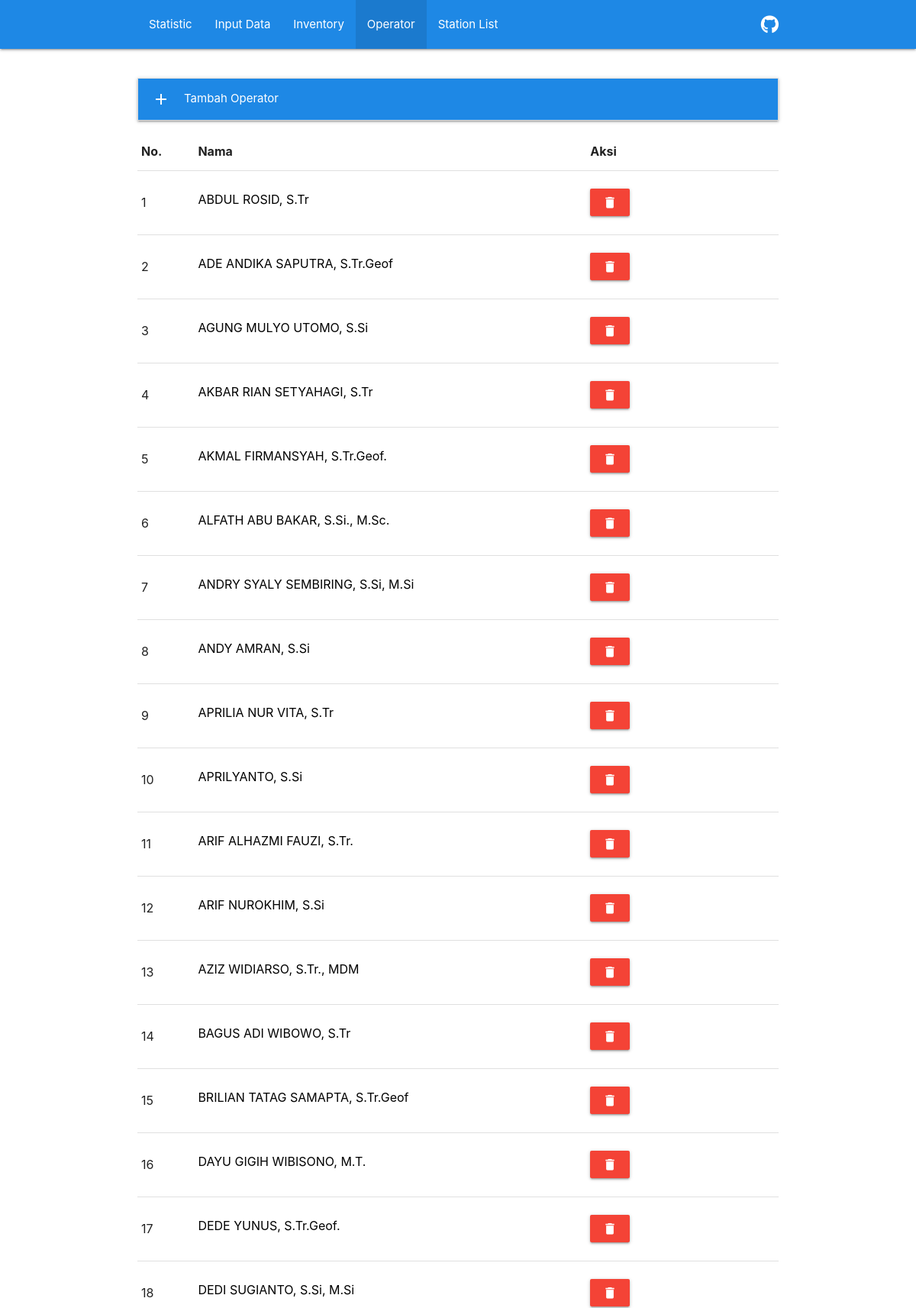
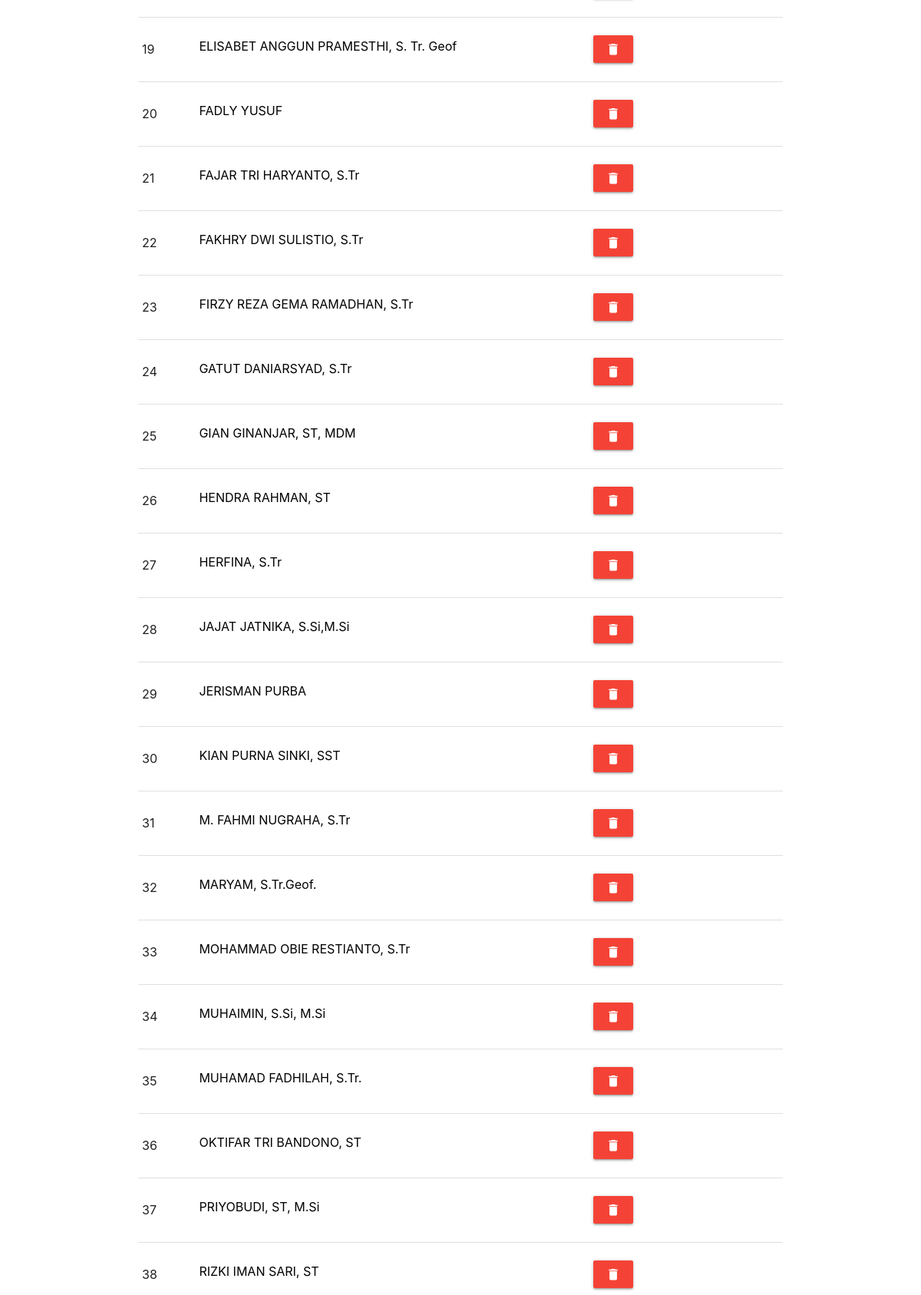
Screenshot of /checklist-seiscomp/operator_view (upper part) with the database file from the repository (2 pictures, top to bottom).
### ChecklistSeiscomp/models.py (models this page shows, shortened)
class OperatorModel(models.Model):
    name = models.CharField(max_length=100)

### ChecklistSeiscomp/views.py (the view)
# urls.py: path('operator_view', views.operator_view, name='operator_view'),
def operator_view(request):
    context = {}
    context["operators"] = OperatorModel.objects.all()
    add_operator_form = OperatorForm(request.POST or None)
    if add_operator_form.is_valid():
        add_operator_form.save()
        add_operator_form = OperatorForm()
    context['add_operator_form'] = add_operator_form
    return render(request, "operator_view.html", context)

### ChecklistSeiscomp/forms.py
class OperatorForm(forms.ModelForm):
    class Meta:
        model = OperatorModel
        fields = [
            'name',
        ]
        widgets = {
            'name': forms.TextInput(attrs={'placeholder': 'Nama'}),
        }
        labels = {
            'name': ('Nama'),
        }

### ChecklistSeiscomp/templates/operator_view.html (shortened to what this page needs)
{% extends "base.html" %}
{% load materializecss %}
{% block content %}
<div class="container" style="padding-top: 2rem;">
    <ul class="collapsible">
        <li>
            <div class="collapsible-header white-text waves-effect waves-light blue darken-1"><i
                    class="material-icons left">add</i>Tambah Operator</div>
</div>
<table>
    <tr>
        <th>No.</th>
        <th>Nama</th>
        <th>Aksi</th>
    </tr>
    {% for operator in operators %}
    <tr>
        <td>
            {{ forloop.counter}}
        </td>
        <td> <input id="name_{{ operator.id }}" type="text" value="{{ operator.name }}"
                style="color: black; border-bottom: 0;" disabled> </td>
        <td>
            <a id="op_del_btn_{{ operator.id }}" class="waves-effect waves-light btn red"
                onmouseup="op_delete({{ operator.id }})"><i class="material-icons center">delete</i></a>
        </td>
    </tr>
    {% endfor %}
</table>
{% endblock content %}

### rows the page displays
OperatorModel: name "ABDUL ROSID, S.Tr"
OperatorModel: name "ADE ANDIKA SAPUTRA, S.Tr.Geof"
OperatorModel: name "AGUNG MULYO UTOMO, S.Si"
OperatorModel: name "AKBAR RIAN SETYAHAGI, S.Tr"
OperatorModel: name "AKMAL FIRMANSYAH, S.Tr.Geof."
OperatorModel: name "ALFATH ABU BAKAR, S.Si., M.Sc."
OperatorModel: name "ANDRY SYALY SEMBIRING, S.Si, M.Si"
OperatorModel: name "ANDY AMRAN, S.Si"
OperatorModel: name "APRILIA NUR VITA, S.Tr"
OperatorModel: name "APRILYANTO, S.Si"
OperatorModel: name "ARIF ALHAZMI FAUZI, S.Tr."
OperatorModel: name "ARIF NUROKHIM, S.Si"
OperatorModel: name "AZIZ WIDIARSO, S.Tr., MDM"
OperatorModel: name "BAGUS ADI WIBOWO, S.Tr"
OperatorModel: name "BRILIAN TATAG SAMAPTA, S.Tr.Geof"
OperatorModel: name "DAYU GIGIH WIBISONO, M.T."
OperatorModel: name "DEDE YUNUS, S.Tr.Geof."
OperatorModel: name "DEDI SUGIANTO, S.Si, M.Si"
OperatorModel: name "ELISABET ANGGUN PRAMESTHI, S. Tr. Geof"
OperatorModel: name "FADLY YUSUF"
OperatorModel: name "FAJAR TRI HARYANTO, S.Tr"
OperatorModel: name "FAKHRY DWI SULISTIO, S.Tr"
OperatorModel: name "FIRZY REZA GEMA RAMADHAN, S.Tr"
OperatorModel: name "GATUT DANIARSYAD, S.Tr"
OperatorModel: name "GIAN GINANJAR, ST, MDM"
OperatorModel: name "HENDRA RAHMAN, ST"
OperatorModel: name "HERFINA, S.Tr"
OperatorModel: name "JAJAT JATNIKA, S.Si,M.Si"
OperatorModel: name "JERISMAN PURBA"
OperatorModel: name "KIAN PURNA SINKI, SST"
OperatorModel: name "M. FAHMI NUGRAHA, S.Tr"
OperatorModel: name "MARYAM, S.Tr.Geof."
OperatorModel: name "MOHAMMAD OBIE RESTIANTO, S.Tr"
OperatorModel: name "MUHAIMIN, S.Si, M.Si"
OperatorModel: name "MUHAMAD FADHILAH, S.Tr."
OperatorModel: name "OKTIFAR TRI BANDONO, ST"
OperatorModel: name "PRIYOBUDI, ST, M.Si"
OperatorModel: name "RIZKI IMAN SARI, ST"
